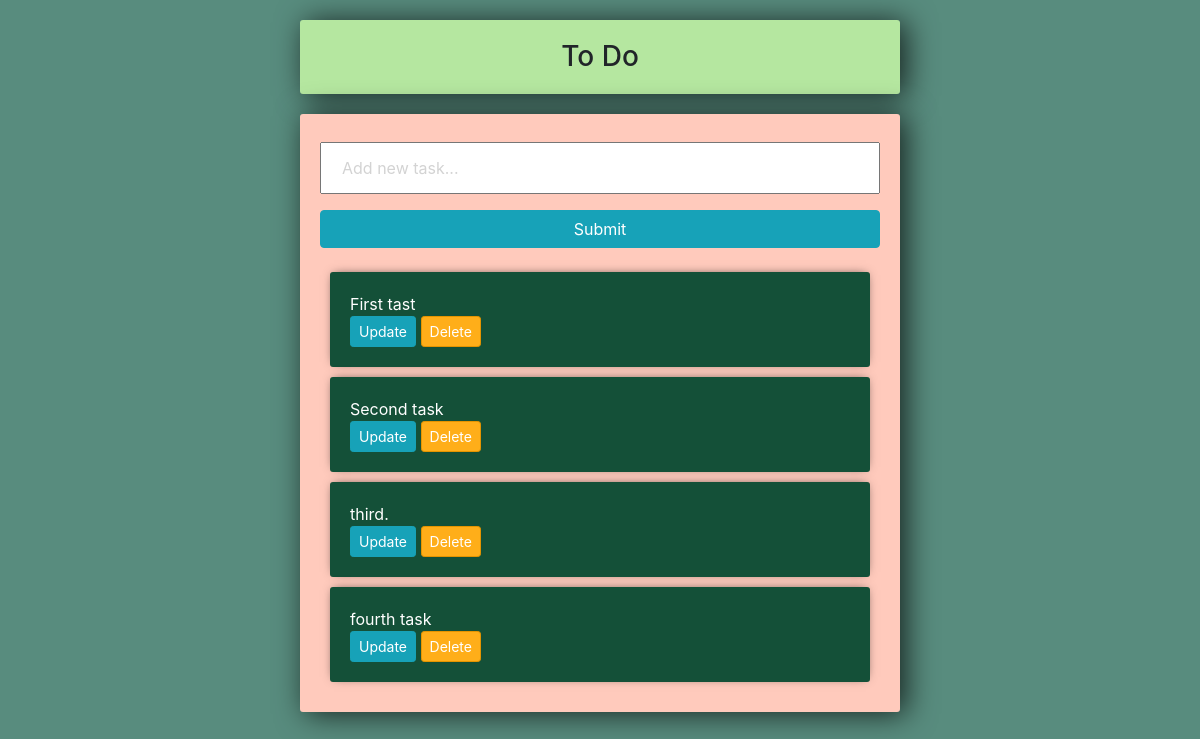
/, run on an earlier commit of the app's database.
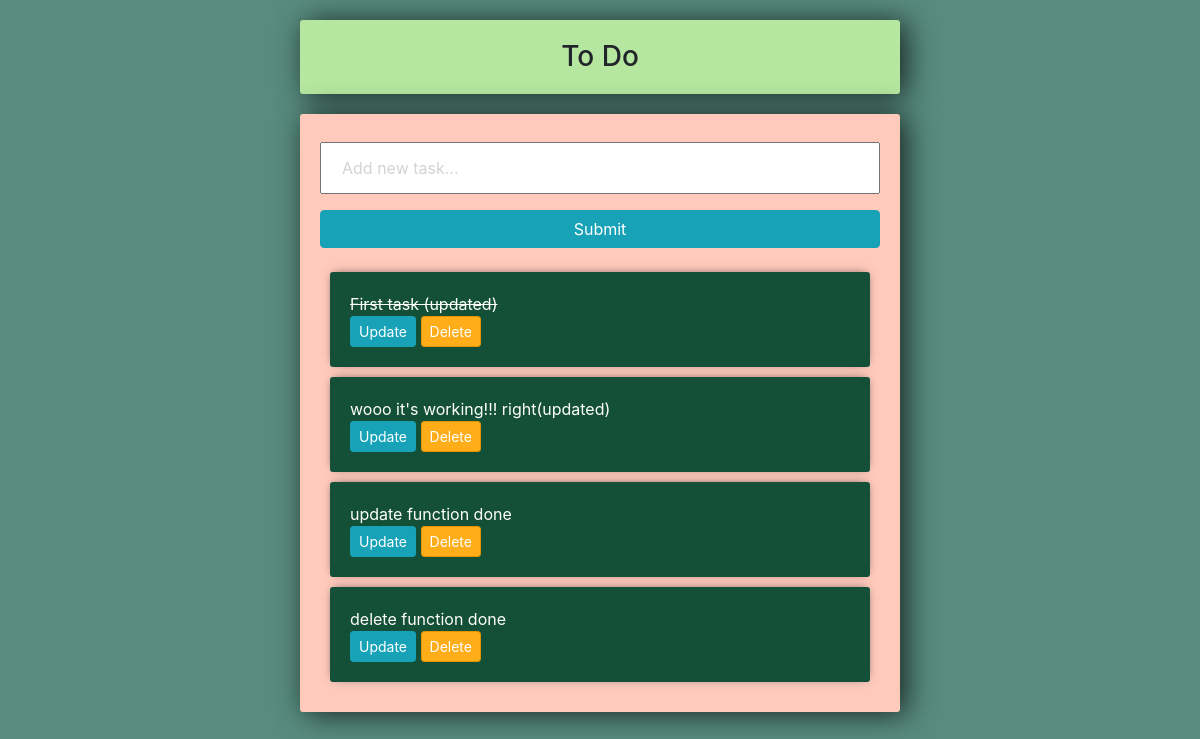
And on a later commit of the database.
### tasks/models.py (models this page shows)
class Task(models.Model):
	title = models.CharField(max_length=200)
	complete = models.BooleanField(default=False)
	created = models.DateTimeField(auto_now_add=True)
	def __str__(self):
		return self.title

### tasks/views.py (the view)
# urls.py: path('',views.index,name="List"),
def index(request):
	tasks = Task.objects.all()
	form = TaskForm()
	if request.method == 'POST':
		form = TaskForm(request.POST)
		if form.is_valid():
			form.save()
		return redirect('/')
	context = {'tasks':tasks, 'form':form}
	return render(request,'tasks/list.html',context)

### tasks/forms.py
class TaskForm(forms.ModelForm):
	title = forms.CharField(widget = forms.TextInput(attrs={'placeholder':'Add new task...'}))
	class Meta:
		model = Task
		fields = '__all__'

### tasks/templates/tasks/list.html (shortened to what this page needs)
<link rel="stylesheet" href="https://stackpath.bootstrapcdn.com/bootstrap/4.3.1/css/bootstrap.min.css">
<h3 class=center-column style="background-color: #b5e7a0;text-align:center" >To Do</h3>
<div class= center-column>
	<form method="POST" action="/">
		{{form.title}}
		<input class="btn btn-info" type="submit" name="Create Task">
	</form>
	<div>
		{% for task in tasks %}
		<div class= item-row >
			{% if task.complete == True %}
			<strike>{{task}}</strike>
			{% else %}
			<span>{{task}}</span>
			{% endif %}
			<br>
			<a class="btn btn-sm btn-info" href="{% url 'update_task' task.id %}">Update</a>
			<a class="btn btn-sm btn-danger" href="{% url 'delete_task' task.id %}">Delete</a>
		</div>
		{% endfor %}
	</div>
</div>

What changed in the data, as far as the page shows it:
removed Task: title "Second task"
removed Task: title "third."
removed Task: title "fourth task"
changed Task: complete False → True (drawn); title "First tast" → "First task (updated)"
added Task: title "wooo it's working!!! right(updated)"
added Task: title "update function done"
added Task: title "delete function done"
